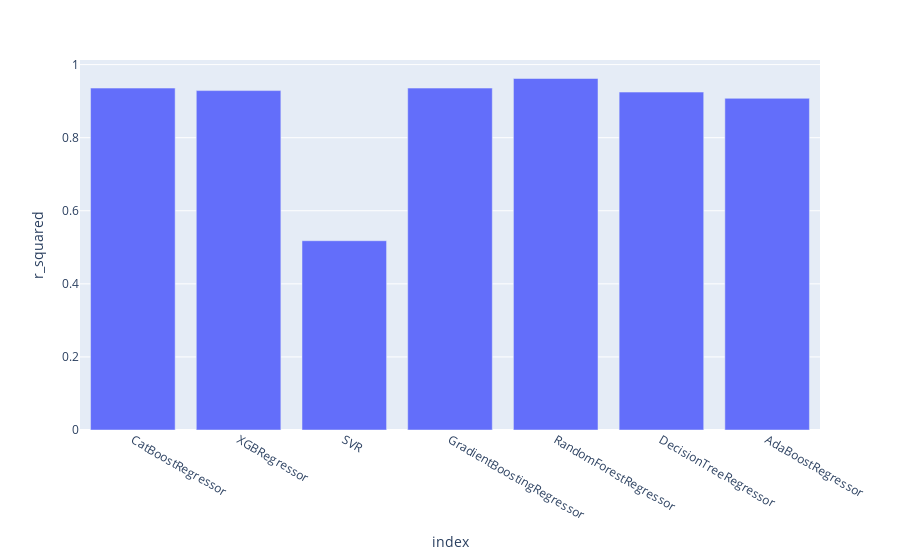

Notebook source saved alongside this figure:
### Code cell
px.bar(df, x=df.index, y='r_squared')

### Figure 1 — Plotly figure (JSON) as saved in the notebook; plotly's stock layout.template omitted (floating-point values rounded to 4 significant figures)
{"data": [{"alignmentgroup": "True", "hovertemplate": "index=%{x}<br>r_squared=%{y}<extra></extra>", "legendgroup": "", "marker": {"color": "#636efa", "pattern": {"shape": ""}}, "name": "", "offsetgroup": "", "orientation": "v", "showlegend": false, "textposition": "auto", "type": "bar", "x": ["CatBoostRegressor", "XGBRegressor", "SVR", "GradientBoostingRegressor", "RandomForestRegressor", "DecisionTreeRegressor", "AdaBoostRegressor"], "xaxis": "x", "y": [0.9358, 0.9289, 0.518, 0.9357, 0.962, 0.9248, 0.9077], "yaxis": "y"}], "layout": {"barmode": "relative", "legend": {"tracegroupgap": 0}, "margin": {"t": 60}, "xaxis": {"anchor": "y", "domain": [0, 1], "title": {"text": "index"}}, "yaxis": {"anchor": "x", "domain": [0, 1], "title": {"text": "r_squared"}}}}
